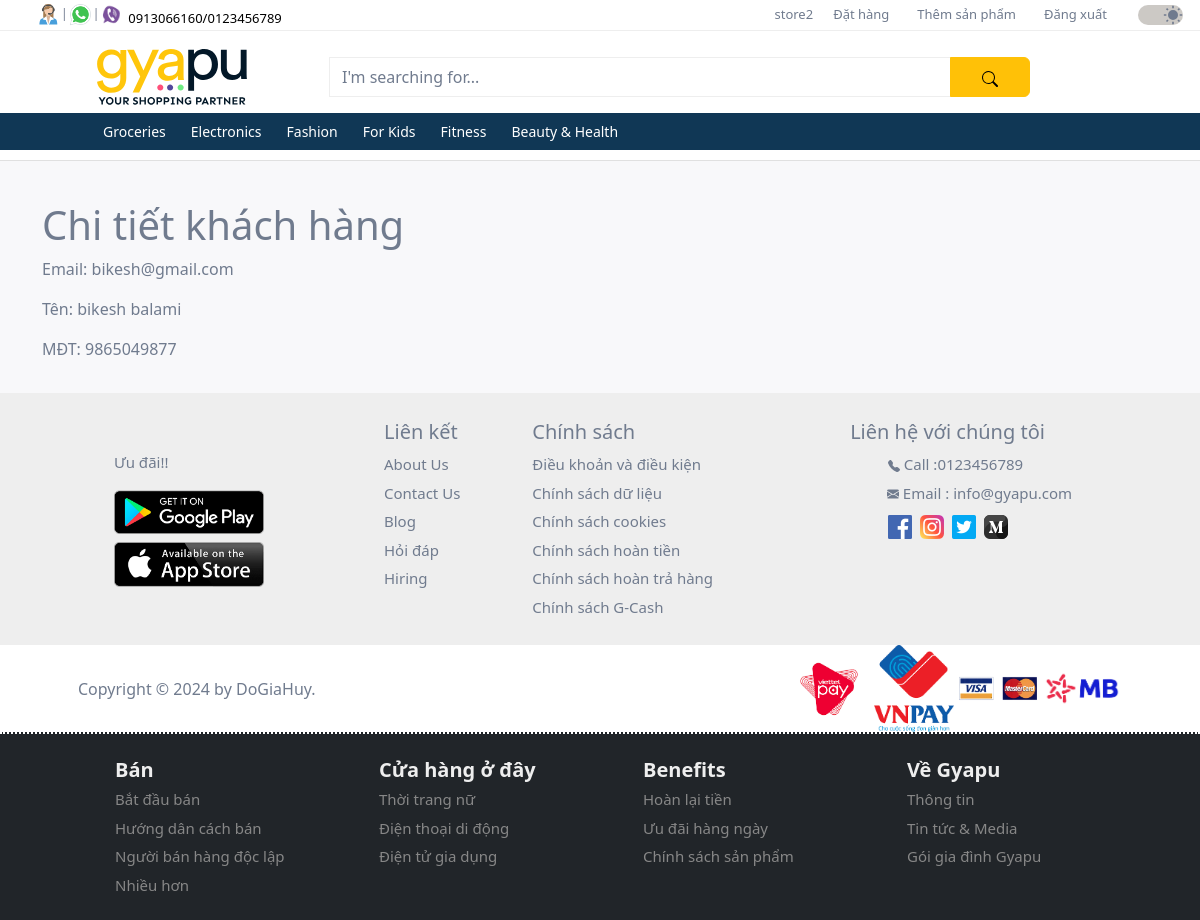
The page /customer/0526f4b5-cd0f-472e-b41a-6baf6e883546/profile (signed in) on the database its author committed.
### user/models.py (models this page shows, shortened)
class CustomUser(AbstractUser):
  id = models.UUIDField(
    primary_key = True,
    default = uuid.uuid4,
    editable = False
  )
  full_name = models.CharField(max_length=50, default='Default Name')
  mobile = models.CharField(max_length=10, blank=False, null=False)

class Profile(models.Model):
  GENDER_CHOICES = (
    ('M', 'Male'),
    ('F', 'Female'),
  )
  user = models.OneToOneField(settings.AUTH_USER_MODEL, on_delete=models.CASCADE)
  birth_date = models.DateField(null=True, blank=True)
  gender = models.CharField(max_length=1, choices=GENDER_CHOICES, blank=True)

### products/models.py (models this page shows, shortened)
class Category(models.Model):
  id = models.UUIDField(
    primary_key = True,
    default = uuid.uuid4,
    editable = False
  )
  name = models.CharField(max_length=255)
  description = models.TextField(blank=True)
  parent = models.ForeignKey('self', on_delete=models.CASCADE, null=True, blank=True, related_name='children')
  class Meta:
    verbose_name_plural = 'Categories'

### user/views.py (the view)
# urls.py: path('customer/<uuid:pk>/profile', CustomerProfileStoreView.as_view(), name='customer_profile_for_store'),
class CustomerProfileStoreView(StoreGroupRequiredMixin, BaseProfileDetailView):
  template_name = 'account/customer_profile.html'
  def get_object(self, queryset=None):
    uuid = self.kwargs.get('pk')
    return Profile.objects.get(user_id=uuid)

### products/context_processors.py (called while the page is built)
def categories(request):
  categories = Category.objects.filter(parent__isnull=True)
  return {'categories': categories}

### user/context_processors.py (called while the page is built)
def user_group(request):
  user_belong_to_store = request.user.groups.filter(name='store').exists()
  return {'user_belong_to_store': user_belong_to_store}

### user/views.py (called while the page is built)
  def test_func(self):
    return self.request.user.groups.filter(name='store').exists()

### user/templates/account/customer_profile.html (shortened to what this page needs)
{% extends "_base.html" %}
{% block content %}
  <div class="mb-3">
    <h1>Chi tiết khách hàng</h1>
    <p>Email: {{ profile.user.email }}</p>
    <p>Tên: {{ profile.user.full_name }}</p>
    <p>MĐT: {{ profile.user.mobile }}</p>
  </div>
{% endblock content %}

### user/templates/homepage/upper_navbar.html (shortened to what this page needs)
{% load static %}
<nav class="navbar navbar-expand-lg first-nav">
  <div class="container-fluid d-flex">
    <div class="contact-icons ms-4 d-none d-lg-block">
      <div class="d-flex">
        <div class="d-flex">
          <div class="tooltip px-0">
            <img src="{% static "images/icons/contact.svg" %}" alt="phone">
          </div>
          <span class="pt-1">|</span>
        </div>
        <div class="d-flex">
          <div class="tooltip px-0">
            <img src="{% static "images/icons/whatsapp.png" %}" alt="whatsapp">
          </div>
          <span class="pt-1">|</span>
        </div>
        <div>
          <div class="tooltip px-0">
            <img src="{% static "images/icons/viber.png" %}" alt="viber">
          </div>
        </div>
        <div class="mt-1">
          <a class="phone-number ps-1" href="#">
            0913066160/0123456789
          </a>
        </div>
      </div>
    </div>
    <div class="menu flex-grow-1">
      <div class="collapse navbar-collapse justify-content-end" id="collapsibleNavbar">
        <ul class="navbar-nav">
          {% if user.is_authenticated %}
            <li class="nav-item">
              <a href="{% url 'profile_detail' %}">{{ user.username }}</a>
            </li>
            <li class="nav-item">
              <a href="{% url 'order_list' %}">Đặt hàng</a>
            </li>
            <li class="nav-item">
              {% if user_belong_to_store %}
                <a class="nav-link py-0" href="{% url 'product_add' %}">Thêm sản phẩm</a>
              {% else %}
                <a class="nav-link py-0" href="{% url 'address_list' %}">Địa chỉ</a>
              {% endif %}
            </li>
            <li class="nav-item">
              <a href="{% url 'account_logout' %}">Đăng xuất</a>
            </li>
          {% else %}
            <li class="nav-item">
              <a class="nav-link py-0" href="{% url 'store_login' %}">Bán sản phẩm của bạn</a>
            </li>
          {% endif %}
        </ul>
      </div>
    </div>
    <div class="accessibilities">
      <div class="d-flex justify-content-end">
        <div class="switch">
          <div class="form-check form-switch ms-3">
            <input class="form-check-input" type="checkbox" id="toggleswitch" value="yes" checked>
          </div>
        </div>
      </div>
    </div>
  </div>
</nav>

### user/templates/homepage/lower_navbar.html (shortened to what this page needs)
{% load static %}
<nav class="navbar navbar-expand-xl d-flex flex-column second-nav" id="secondNav">
  <div class="container">
    <div class="d-flex flex-row container-fluid gyapu-head">
      <a class="navbar-brand" href="
        {% if not user_belong_to_store %}
          {% url 'home' %}
        {% else %}
          {% url 'store_dashboard' %}
        {% endif %}
      ">
        <img class="img-fluid" id="gyapu-head" src="{% static "images/gyapu-header-lightmode.svg" %}" alt="gyapu brand logo">
      </a>
      <form class="input-group mt-3 mb-3" method="get" action="{% url 'search_results' %}">
        <input type="text" class="form-control" placeholder="I'm searching for..." name="query">
        <button class="btn btn-warning" type="submit">
        </button>
      </form>
    </div>
  </div>
  <div class="dropdown-nav">
    <div class="container">
      <div class="collapse navbar-collapse" id="mynavbar">
        <ul class="navbar-nav">
          {% for category in categories %}
            <li class="nav-item dropdown">
              <a class="nav-link dropbtn" href="{% url 'product_by_category' category.name %}">{{ category.name }}</a>
            </li>
          {% endfor %}
        </ul>
      </div>
    </div>
  </div>
</nav>

### user/static/css/style.css (style rules this page uses)
* { margin: 0; padding: 0; scroll-behavior: smooth; }
:root { --backgroundColor: #ffffff; --featureListBgColor: #F8F8FA; --cardBgColor: #ffffff; --contactsBgColor: #EEEEEE; --toggleswitchBgColor: #CCC9C5; --textColor: #707B8E; --priceColor: #103755; --buttomnavColor: #103755; --border: #eeeeee; --controlColor: #606775; --phoneColor: #000000; --navAnchorHover: #000000; --inputBorderSelection: #eeeeee; --topicColorHover: #000000; --gyapuHeader: #031828; --cardHoverBoxShadow: 0 2px 4px 0 rgba(158, 155, 155, 0.19), 0 4px 10px 0 rgba(158, 155, 155, 0.19); }
body { color: var(--textColor); background-color: var(--backgroundColor); }
.first-nav { height: 30px; z-index: 3; background-color: var(--backgroundColor); }
.first-nav a { text-decoration: none; color: var(--textColor); }
.first-nav .contact-icons img { width: 25px; height: 25px; }
.first-nav .contact-icons span { font-size: 12px; color: var(--textColor); }
.phone-number { font-size: 13px; color: var(--phoneColor) !important; }
#collapsibleNavbar { font-size: 13px; }
#collapsibleNavbar ul li { padding: 0 10px; }
#collapsibleNavbar a { color: var(--textColor); }
.switch { margin-top: -5px; margin-left: 15px; }
.switch .form-check-input { font-size: 20px; width: 45px; background-color: var(--toggleswitchBgColor); border: none; cursor: pointer; }
.switch .form-switch .form-check-input { background-image: url("/static/images/moon.svg"); }
.switch .form-switch .form-check-input:checked { background-image: url("/static/images/sun.svg"); }
.second-nav { width: 100%; margin: 0; padding-top: 10px; padding-bottom: 0; background-color: var(--backgroundColor); z-index: 2; border-top: 1px solid var(--border); }
.second-nav .container .container-fluid { width: 1000px; }
.second-nav .container .container-fluid a { margin: auto; }
.second-nav img { width: 150px !important; min-width: 100px; }
.second-nav form { max-width: 700px !important; height: 40px; margin-left: 40px; }
.second-nav form input { background: transparent; border: 1px solid var(--border); }
.second-nav form input::placeholder { color: var(--textColor); }
.form-control { color: var(--textColor) !important; }
.second-nav form button { width: 80px; }
#mynavbar a { color: var(--textColor); }
.tooltip { position: relative; font-size: 16px; display: inline-block; opacity: 1; }
.dropdown-nav { width: 100%; background-color: #103755; z-index: 2; }
.dropdown-nav .container { padding-left: 65px; }
.dropbtn { color: #ffffff !important; font-size: 14px; margin-right: 9px; }
.dropdown, .dropleft, .sub-dropleft { position: relative; display: inline-block; }
@media only screen and (max-width: 1200px) { .second-nav { padding-bottom: 10px; border-bottom: 1px solid #e0e0e0; } }

### rows shown on the page
CustomUser: username "store2"
Category: name "Groceries"
Category: name "Electronics"
Category: name "Fashion"
Category: name "For Kids"
Category: name "Fitness"
Category: name "Beauty & Health"
Profile: user.email "bikesh@gmail.com", user.full_name "bikesh balami", user.mobile "9865049877"
